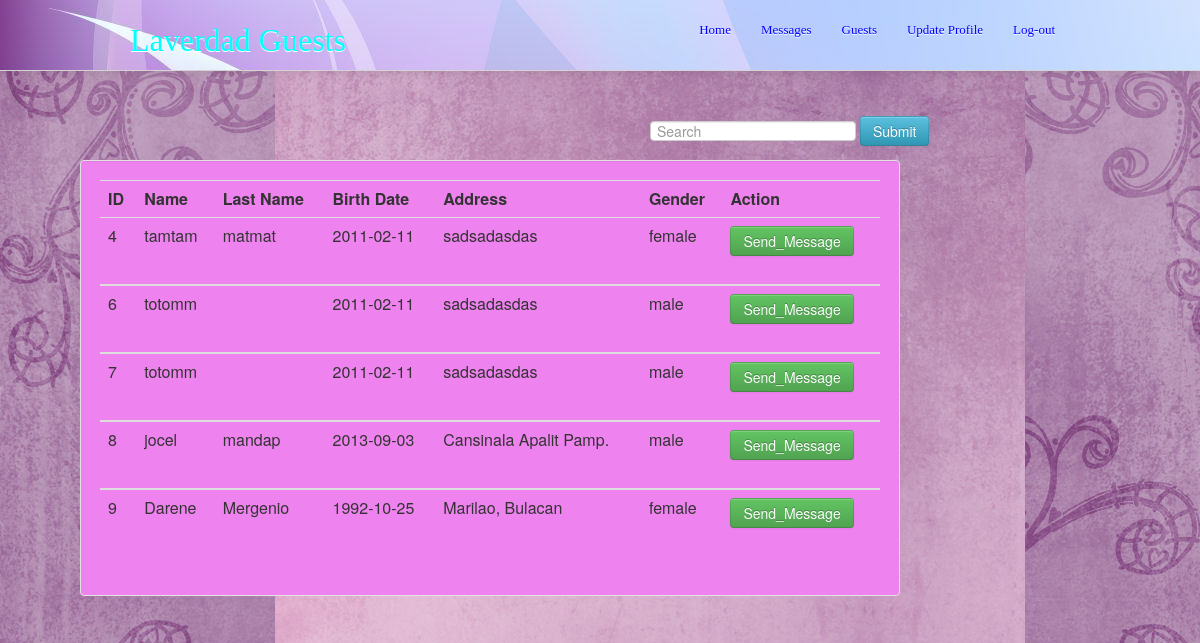
Page /View.php on the committed database.
### tables this page shows
CREATE TABLE IF NOT EXISTS `guests` (
  `id` int(11) NOT NULL AUTO_INCREMENT,
  `fname` varchar(30) NOT NULL,
  `lname` varchar(30) NOT NULL,
  `username` varchar(30) NOT NULL,
  `password` varchar(30) NOT NULL,
  `bday` date NOT NULL,
  `gender` enum('male','female') NOT NULL,
  `access` enum('0','1') NOT NULL,
  `address` varchar(50) NOT NULL,
  PRIMARY KEY (`id`)
);

### functions.php (called while the page is built, shortened)
<?php
	function get_all_forms(){
		$que = "select * from guests";
		$get = mysql_query($que);
		$list = array();
		if(mysql_num_rows($get)>0){
			while($row = mysql_fetch_assoc($get)){
					$list[] = $row;
			}
		}
		return $list;
	}
?>

### View.php (the view, shortened to what this page needs)
<html>
<head>
	<link type = "text/css" rel = "stylesheet" href = "css/bootstrap.css" >
	<link type = "text/css" rel = "stylesheet" href = "style.css" >
</head>
<body background = "14.jpg">
      <div class="navbar navbar-fixed-top">
        <div class="navbar-inner primary">
          <div class="container">
            <h1><a href="Home.php" class="brand brand-bootbus text-success"><font face = "Georgia" size = "6" color = "cyan">Laverdad Guests</font></a></h1>
            <div class="nav-collapse collapse">
              <ul class="nav pull-right">
                <li><a href="Home.php"><font face = "Georgia" size = "2" color = "blue">Home</font></a></li>
                <li><a href="Messages.php"><font face = "Georgia" size = "2" color = "blue">Messages</font></a></li>
                <li><a href="View.php"><font face = "Georgia" size = "2" color = "blue">Guests</font></a></li>
                <li><a href="Edit.php"><font face = "Georgia" size = "2" color = "blue">Update Profile</font></a></li>
                <li><a href ="logout.php"><font face = "Georgia" size = "2" color = "blue">Log-out</font></a></li>
              </ul>
            </div>
          </div>
        </div>
		<br>
		<br>
			<?php
				include_once("functions.php");
			?>
			 <div class="navbar navbar-fixed">
			<form method = 'post' action = 'Search.php' class="navbar-form navbar-left" role="search">
				<div class="form-group" style = "margin-left:650px">
			        <input type="text" class="form-control" placeholder="Search" name = 'search'>
			        <button type="submit" class="btn btn-info">Submit</button>
			    </div>
			 		</div>
        </div>
        <br>
        <br>
        <br>
        <br>
        <br>
        <br>
        <br>
        <br>
        <div class="row">
          <div class="span10 offset1 well">
<table class = "table" >
	<?php
		$lists = get_all_forms();
		$p = 'post';
		$u = "CreateMessage.php?id=";
		$s = 'submit';
		$n = "Send_Message";
		echo "<tr><thead><th>"."ID"."</th>"
				."<th>"."Name"."</th>"
				."<th>"."Last Name"."</th>"
				."<th>"."Birth Date"."</th>"
				."<th>"."Address"."</th>"
				."<th>"."Gender"."</th>"
				."<th>"."Action"."</th></thead></tr>";
		foreach ($lists as $list) {
			echo "<tbody><tr><td>".$list['id']."</td>"
				."<td>".$list['fname']."</td>"
				."<td>".$list['lname']."</td>"
				."<td>".$list['bday']."</td>"
				."<td>".$list['address']."</td>"
				."<td>".$list['gender']."</td>"
				."<td>"."<form method =".$p." action = ".$u.$list['id'].
				"> <input type =".$s." name = ".$n." value = ".$n." class='btn btn-success'></form></td>";
		}
		echo "</table>";
	?>
		</div>
	</div>

### style.css (style rules this page uses)
.well { background-color: violet; text-align: center; }
.navbar-inner { background-color: yellow; }
.primary { background-image: url(1.jpg); }
.table { background-color: violet; text-decoration: georgia; }

### rows in the picture
guests: id "4", fname "tamtam", lname "matmat", bday "2011-02-11", address "sadsadasdas", gender "female"
guests: id "6", fname "totomm", bday "2011-02-11", address "sadsadasdas", gender "male"
guests: id "7", fname "totomm", bday "2011-02-11", address "sadsadasdas", gender "male"
guests: id "8", fname "jocel", lname "mandap", bday "2013-09-03", address "Cansinala Apalit Pamp.", gender "male"
guests: id "9", fname "Darene", lname "Mergenio", bday "1992-10-25", address "Marilao, Bulacan", gender "female"
